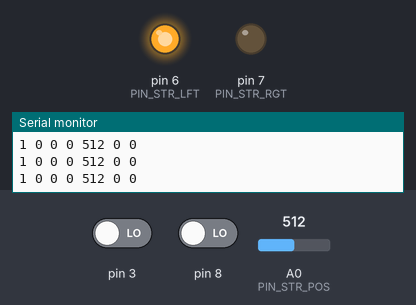
A sketch run on a simulated Arduino Uno, built with avr-gcc and run on an emulated ATmega328P. Parts: output pins drawn as LEDs (lit = HIGH), the last lines printed to the serial monitor. The test bench sets the inputs (shaded band); at power-on: A0 (PIN_STR_POS) = 512, pin 3 LOW, pin 8 LOW.

Above: at 1.2 s.
1.3 s: A0 (PIN_STR_POS) set to 104
At 3.1 s:
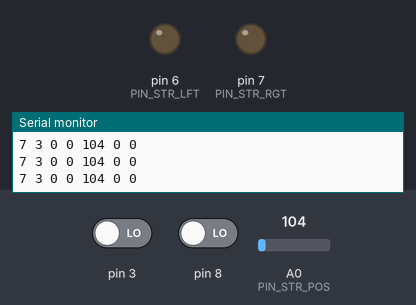
4.0 s: A0 (PIN_STR_POS) set to 92
Timing chart, 0 to 7.0 s (numbered marks = the images above; inputs shaded):
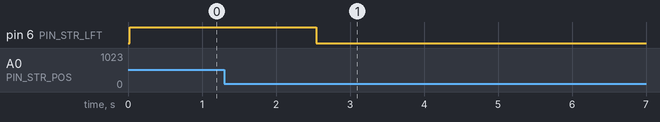

The sketch:

rulevoe_auto_holl.ino
```cpp
#define INIT        0
#define INIT_KOMPAS 1
#define WORK        2
#define STOP        3

#define PIN_STR_LFT       6
#define PIN_STR_RGT       7
#define PIN_STR_LIM_LEFT  18
#define PIN_STR_LIM_RIGHT 19
#define PIN_STR_POS A0

#define ST_STR_INIT    0
#define ST_STR_RIGHT   1
#define ST_STR_SAVE_R1 2
#define ST_STR_LEFT    3
#define ST_STR_SAVE_R2 4
#define ST_STR_MIDDLE  5
#define ST_STR_WORK    6
#define ST_STR_FAIL    7

volatile int is_lim_right = LOW;
volatile int is_lim_left  = LOW;
int str_state, state = 0;
int R1, R2, str_pos, old_str_pos = 0;
long t = 0;
void setup()
{
  attachInterrupt(4, is_lim_rght, CHANGE);
  attachInterrupt(5, is_lim_lft,  CHANGE );

  Serial.begin(9600);

  pinMode(6, 1);
  pinMode(7, 1);
  pinMode(8, 0);
  pinMode(3, 0);

}

void loop()
{
  Serial.print(str_state);
  Serial.print(" ");
  Serial.print(state);
  Serial.print(" ");
  Serial.print(is_lim_right);
  Serial.print(" ");
  Serial.print(is_lim_left);
  Serial.print(" ");
  Serial.print(str_pos);
  Serial.print(" ");
  Serial.print(digitalRead(8));
  Serial.print(" ");
  Serial.print(digitalRead(3));
  Serial.println(" ");
  int sturn = 0;
  str_pos = get_str_pos() - R1 - R2 / 2;
  switch(state)
  {
    case INIT:
    {
      sturn = str_init();
        if (sturn == 1)
        {
          t = millis();
          str_stop();
          state = WORK;
        }
        else if (sturn == 2)
        {
          str_stop();
          state = STOP;
        }

      break;
    }
    case INIT_KOMPAS:
    {
      break;
    }
    case WORK:
    {
      break;
    }
    case STOP:
    {
      break;
    }
  }
}

int str_init()
{
  int code = 0;
  switch (str_state)
  {
    case ST_STR_INIT:
      {
        t = millis();
        str_state = ST_STR_RIGHT;
        break;
      }
    case ST_STR_RIGHT:
      {
        if (!is_lim_right)
        {
          if (millis() - t > 2500)
          {
            str_state = ST_STR_FAIL;
          }
          str_right();
        }
        else
        {
          t = millis();
          str_stop;
          str_state = ST_STR_SAVE_R1;
        }
        break;
      }
    case ST_STR_SAVE_R1:
      {
        if (millis() - t > 250)
        {
          R1 = str_pos;
          t = millis();
          str_state = ST_STR_LEFT;
          break;
        }
      }
    case ST_STR_LEFT:
      {
        if (!is_lim_left)
        {
          if (millis() - t > 2500)
          {
            str_state = ST_STR_FAIL;
          }
          str_left();
        }
        else
        {
          t = millis();
          str_stop();
          str_state = ST_STR_SAVE_R2;
        }
        break;
      }
    case ST_STR_SAVE_R2:
      {
        str_stop();
        if (millis() - t > 250)
        {
          R2 = str_pos;
          t = millis();
          str_state = ST_STR_MIDDLE;
        }
        break;
      }
    case ST_STR_MIDDLE:
      {
        if (!is_lim_right)
        {
          if (millis() - t > 2500)
          {
            str_stop();
            str_state = ST_STR_FAIL;
          }
          str_right();
        }
        else
        {
          str_stop();
          str_state = ST_STR_FAIL;
        }
        if (str_pos <= 0)
        {
          str_state = ST_STR_WORK;
        }
        break;
      }
    case ST_STR_WORK:
      {
        str_stop();
        code = 1;
        break;
      }
    case ST_STR_FAIL:
      {
        str_stop();
        code = 2;
        break;
      }
  }
  return code;
}

void is_lim_rght()
{
  is_lim_right = !is_lim_right;
}

void is_lim_lft()
{
  is_lim_left = 1;
}
long get_str_pos() //считывние реостата
{
  long p = 0;
  for (int i = 0; i < 100; i++)
  {
    p += analogRead(PIN_STR_POS);
  }
  return p / 100;
}

void str_stop()
{
  digitalWrite(PIN_STR_LFT, 0);
  digitalWrite(PIN_STR_RGT, 0);
}

void str_right()
{
  digitalWrite(PIN_STR_LFT, 1);
  digitalWrite(PIN_STR_RGT, 0);
}

void str_left()
{
  digitalWrite(PIN_STR_LFT, 0);
  digitalWrite(PIN_STR_RGT, 1);
}
```
